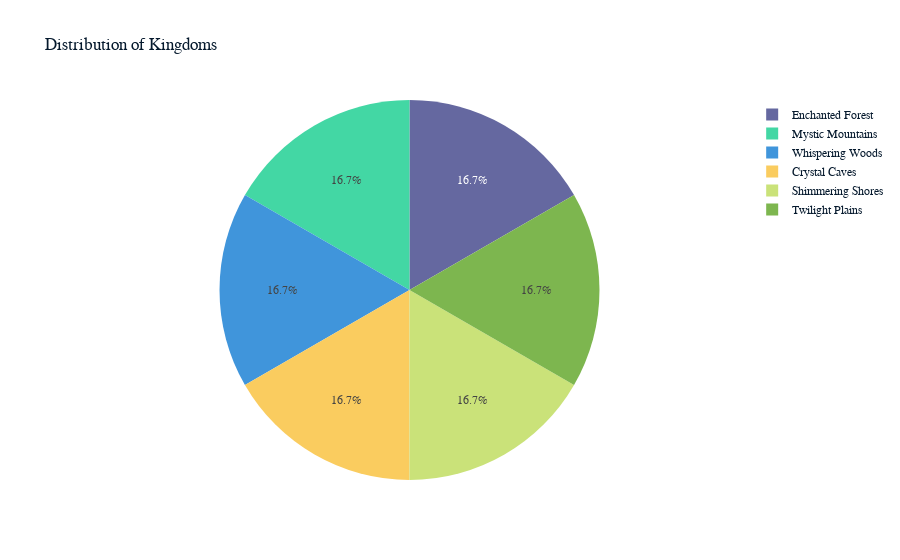

The notebook cell saved with this chart:
### Code cell
# Count the occurrences of each kingdom
kingdom_counts = data['Kingdom'].value_counts().reset_index()
kingdom_counts.columns = ['Kingdom', 'Count']

# Plot a pie chart using Plotly Express
fig = px.pie(kingdom_counts, names='Kingdom', values='Count', title='Distribution of Kingdoms')
fig.show()

### Figure 1 — Plotly figure (JSON) as saved in the notebook; plotly's stock layout.template omitted (floating-point values rounded to 4 significant figures)
{"data": [{"domain": {"x": [0, 1], "y": [0, 1]}, "hovertemplate": "Kingdom=%{label}<br>Count=%{value}<extra></extra>", "labels": ["Enchanted Forest", "Mystic Mountains", "Whispering Woods", "Crystal Caves", "Shimmering Shores", "Twilight Plains"], "legendgroup": "", "name": "", "showlegend": true, "values": [6, 6, 6, 6, 6, 6], "type": "pie"}], "layout": {"legend": {"tracegroupgap": 0}, "title": {"text": "Distribution of Kingdoms"}}}
